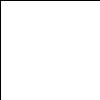
Frame 1 (no input)
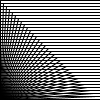
Frame 60 (the mouse pressed at the canvas centre just before this capture)
Frame 120 (the mouse held since frame 60 and released just before this capture): identical to frame 60, image omitted

The Processing sketch that drew these frames (run headless with seeded random() and noise(); from frame 60 on, the mouse is pressed at the canvas centre):

// Processing sketch: processing_115731
// ── processing_115731.pde


void setup(){
 background(255);
}

int a=0;

void draw(){
  line(0,a,100,a);
  line(0,100,a,a);
  a += 3; 
}
